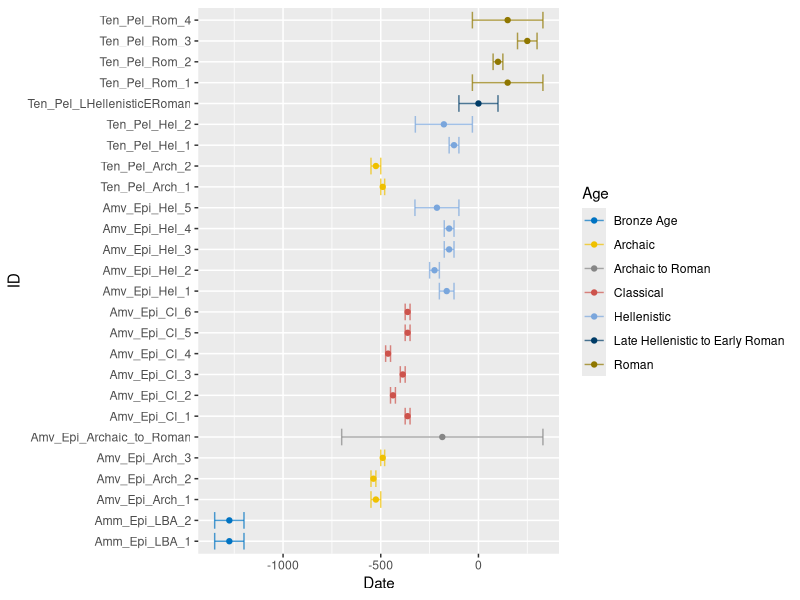

Here is the R script that generated this plot: (Note: this script raises an error after producing the figure.)
# * Libraries

list_of_packages <- c(
  "ggplot2", "devtools",
  "stringr", "ggsci",
  "ggh4x"
)

for( i in list_of_packages ){
  if (!require(i, character.only = TRUE)) {
    install.packages(i, dependencies = T)
  }
}

# * Build the data frame for plot.
Sample_ID <- c(
  "Amm_Epi_LBA_1", "Amm_Epi_LBA_2",
  "Amv_Epi_Arch_1", "Amv_Epi_Arch_2", "Amv_Epi_Arch_3",
  "Amv_Epi_Archaic_to_Roman",
  "Amv_Epi_Cl_1", "Amv_Epi_Cl_2", "Amv_Epi_Cl_3", "Amv_Epi_Cl_4", "Amv_Epi_Cl_5", "Amv_Epi_Cl_6",
  "Amv_Epi_Hel_1", "Amv_Epi_Hel_2", "Amv_Epi_Hel_3", "Amv_Epi_Hel_4", "Amv_Epi_Hel_5",
  "Ten_Pel_Arch_1", "Ten_Pel_Arch_2",
  "Ten_Pel_Hel_1", "Ten_Pel_Hel_2",
  "Ten_Pel_LHellenisticERoman",
  "Ten_Pel_Rom_1", "Ten_Pel_Rom_2", "Ten_Pel_Rom_3", "Ten_Pel_Rom_4"  
)

location <- factor(
  c(
    rep("Ammotopos*", 2),
    rep("Amvrakia", 15),
    rep("Tenea", 9)
  ),
  levels = c("Ammotopos*", "Amvrakia", "Tenea"),
  ordered = T
  )  

## Estimates were taken from Supplementary Table S1 - Full Date
## and are estimate of the burial dating
lower_estimate <- c(
  -1350, -1350,                       # Bronze age Ammotopos
  -550, -550, -500,                   # Amvrakia Archaic
  -700,                               # Amvrakia Archaic to Roman
  -375, -450, -400, -475, -375, -375, # Amvrakia Classical
  -200, -250, -175, -175, -325,       # Amvrakia Hellenistic
  -500, -550,                         # Tenea Archaic
  -150, -323,                         # Tenea Hellenistic
  -100,                               # Tenea Late Hellenistic Early Roman
  -31, 75, 200, -31                   # Tenea Roman
  )

high_estimate <- c(
  -1200, -1200,                       # Bronze age Ammotopos
  -500, -525, -480,                   # Amvrakia Archaic
  330,                                # Amvrakia Archaic to Roman
  -350, -425, -375, -450, -350, -350, # Amvrakia Classical
  -125, -200, -125, -125, -100,       # Amvrakia Hellenistic
  -480, -500,                         # Tenea Archaic
  -100, -31,                          # Tenea Hellenistic
  100,                                # Tenea Late Hellenistic Early Roman
  330, 125, 300, 330                  # Tenea Roman
)

midpoint <- (lower_estimate + high_estimate)/2

to_plot <- data.frame(
  ID = Sample_ID,
  Site = location,
  Date = midpoint,
  low = lower_estimate,
  high = high_estimate
)

to_plot$Age <- factor(
  c(
    rep("Bronze Age", 2),
    rep("Archaic", 3),
    "Archaic to Roman",
    rep("Classical", 6),
    rep("Hellenistic", 5),
    rep("Archaic", 2),
    rep("Hellenistic", 2),
    "Late Hellenistic to Early Roman",
    rep("Roman", 4)
  ),
  levels = c( "Bronze Age", "Archaic", "Archaic to Roman", "Classical",
             "Hellenistic", "Late Hellenistic to Early Roman", "Roman" ),
  ordered = T
)

# * Plot

plotting <- ggplot(
  to_plot,
  aes( x = Date, y = ID, color = Age )
)
plotting <- plotting + geom_point( stat = "identity", alpha = 1)
plotting <- plotting + geom_errorbar( aes( xmin = low, xmax = high ), width = 0.8, alpha = 0.7 )
plotting <- plotting + scale_color_jco()
## plotting  <- plotting + scale_colour_brewer(palette = "Pastel2")
## scale_fill_aaas( alpha = 0.5 )
plotting  <- plotting + scale_x_continuous(
  transform = scales::new_transform( offset, function(x){x+1500}, function(x){x-1500} )
)
plotting  <- plotting + facet_nested(
  Site ~.,
  scales = "free_y", space = "free_y", shrink = TRUE,
  render_empty = FALSE,
  solo_line = T, nest_line = TRUE,
  strip = strip_nested(
    text_y = element_text(angle = 0),
    background_y = element_rect( fill = NA, linetype = 1, colour = "black" )
  )
)
plotting  <- plotting + theme(
  strip.placement = "outside",
  ggh4x.facet.nestline = element_line(colour = "blue"),
  axis.title.y = element_blank(),
  legend.title = element_blank(),
  panel.border = element_rect( colour = "black", linetype = 1, fill = NA ),
  panel.grid = element_blank(),
  panel.background = element_blank()
)

pdf(
  "/home/aggeliki/apoikia/APOIKIA_Analysis/timeline_plot_after_revisions.pdf",
  width = 7, height = 4
)
plotting
dev.off()

png(
  "/home/aggeliki/apoikia/APOIKIA_Analysis/timeline_plot_after_revisions.png",
  width = 7, height = 4, units = "in", res = 400
)
plotting
dev.off()
